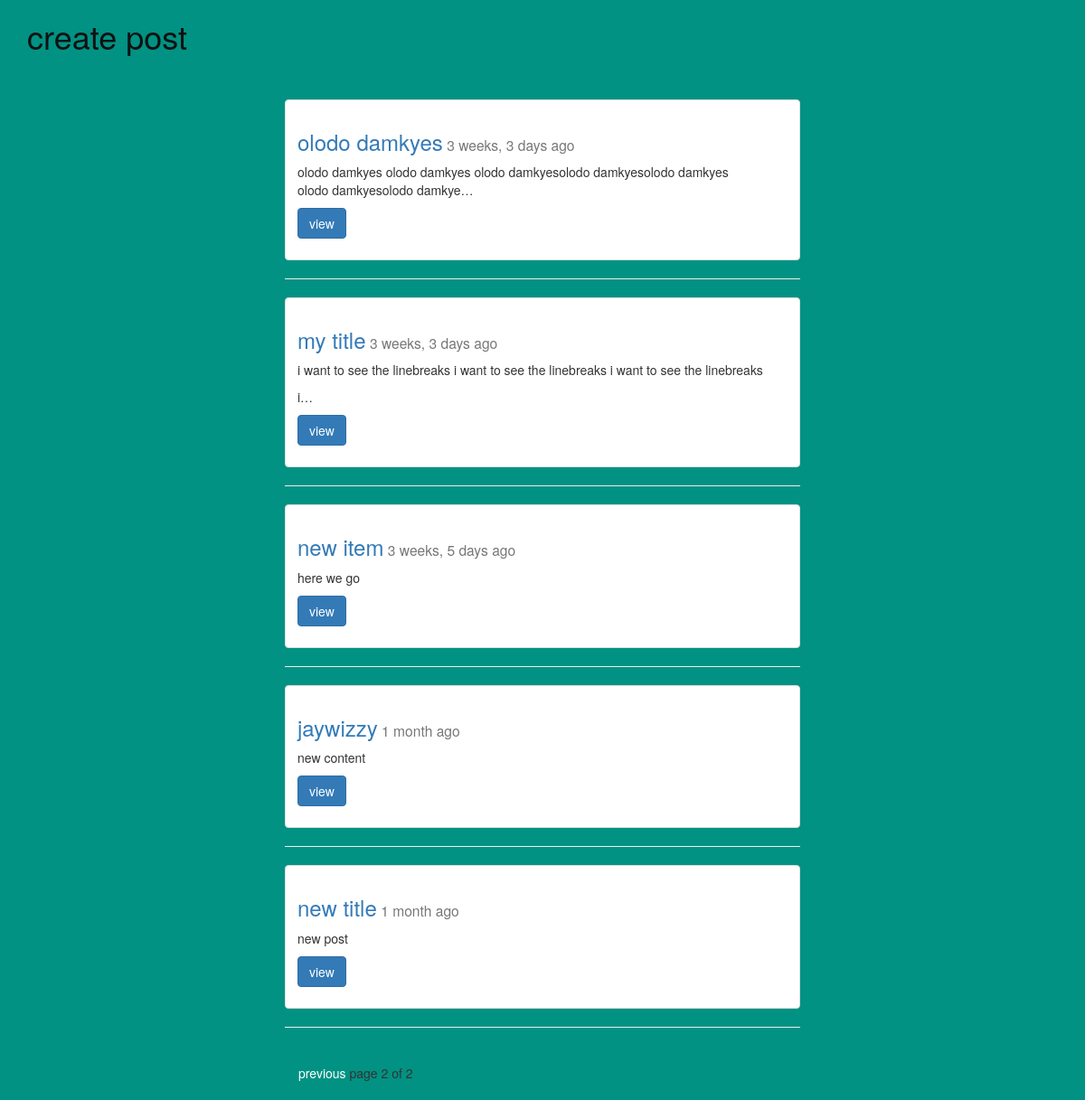
The app's page /mysite/?page=2 with its own data.
### mouth/models.py (models this page shows, shortened)
class Post(models.Model):
	title = models.CharField(max_length=100)
	image = models.FileField(null=True, blank=True)
	content = models.TextField()
	published_date = models.DateTimeField(auto_now=True)
	updated = models.DateTimeField(auto_now=True, auto_now_add=False)
	time_stamp = models.DateTimeField(auto_now=False, auto_now_add=True)
	def get_absolute_url(self):
		return reverse("site:post_detail", kwargs={"id":self.id})
	class Meta:
		ordering = ["-id"]

### mouth/views.py (the view)
def post_list(request):
	queryset_list=Post.objects.all()#.order_by("-updated")
	paginator = Paginator(queryset_list, 5)
	page = request.GET.get('page')
	try:
		queryset = paginator.page(page)
	except PageNotAnInteger:
		queryset = paginator.page(1)
	except EmptyPage:
		queryset = paginator.page(paginator.num_pages)
	context = {
		"object_list":queryset
	}
	return render(request, 'post_list.html', context)

### templates/post_list.html (shortened to what this page needs)
{% extends "base.html" %}
{% block content %}
	<h1><a href="/mysite/create/">create post</a></h1><br><br>
<div class="col-md-6 col-md-offset-3 ">
		{% for all in object_list %}
	<div class="row">
		<div class="thumbnail">
			<div class="caption">
				<h3><a href="{{all.get_absolute_url}}">{{all.title}}</a><small> {{ all.time_stamp| timesince}} ago</small></h3>
				<p>{{all.content|linebreaks|truncatechars:100}}</p>
				<p><a href="{{all.get_absolute_url}}" class="btn btn-primary" role="button">view</a></p>
			</div>
		</div>
		<hr>
	</div>
	{% endfor %}
<div class="pagination">
	<span class="step-links">
		{% if object_list.has_previous %}
			<a href="?page={{object_list.previous_page_number}}" style="color: white"> previous</a>
		{% endif %}
		<span class="c
		urrent">
			page {{object_list.number}} of {{object_list.paginator.num_pages}}
		</span>
	</span>
</div>
</div>
{% endblock %}

### static/css/base.css (style rules this page uses)
body { background-color: #019283; }
h1 a { color: #111111; }
a { color: #77777 }

### records on screen
Post: title "olodo damkyes", time_stamp "3 weeks, 3 days", content "olodo damkyes olodo damkyes olodo damkyesolodo damkyesolodo damkyes olodo damkyesolodo damkye…"
Post: title "my title", time_stamp "3 weeks, 3 days", content "i want to see the linebreaks i want to see the linebreaks i want to see the linebreaks i…"
Post: title "new item", time_stamp "3 weeks, 5 days", content "here we go"
Post: title "jaywizzy", time_stamp "1 month", content "new content"
Post: title "new title", time_stamp "1 month", content "new post"

### other values on screen
{{ object_list.number }} "2"
{{ object_list.paginator.num_pages }} "2"
